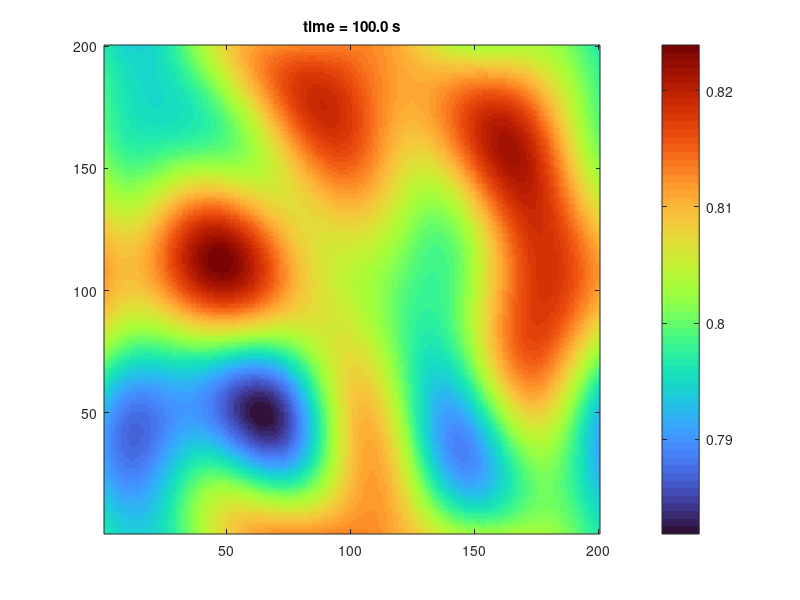

This chart was generated by the following MATLAB code: (Note: this script raises an error after producing the figure.)
clc, clear, close all

% Function Size
Sx = 2; % [m]
Sy = 2; % [m]

% number of point
Nx = 200;
Ny = round(Nx*Sy/Sx);

% Pre-allocate Weather matrix
tmax = 100;
weatherMat = zeros(Nx, Ny, tmax);

numSeed = 321;


figure(88)
axis equal tight
colormap turbo

for t = 1:tmax
    f = 0.015;   % control the randomness  
            % higher = faster randomness (higher noise frequency)
    rand('seed', numSeed)
    % 0.999 to make sure f is less than 1
    nx1 = 1 + floor(0.999*f*Nx);
    nx2 = Nx - nx1 + 1;
    ny1 = 1 + floor(0.999*f*Nx);
    ny2 = Nx - nx1 + 1;
    
    F = rand(Nx,Ny);
    F = fft2(F);   % 2D FFT
    F(nx1:nx2 - 0.5*sin(t/2), :) = 0;
    F(:, ny1:ny2 - 0.5*cos(t/2)) = 0;
    
    F = real(ifft2(F));  % 2D iFFT
    F = F*1.6;
    
    % Function Axes
    dx = Sx/Nx;
    xa = [0.5:Nx-0.5]*dx;
    dy = Sy/Ny;
    ya = [0.5:Ny-0.5]*dy;
    
    % Draw Function
    % imagesc(xa,ya,F.')
    
%     colorbar
    imagesc(F), hold on 
    title(num2str(t,'time = %4.1f s'))
    set(gca, 'YDir', 'normal')
    colorbar
    pause(0.01)
    hold off

    weatherMat(:,:,t) = F;
    

end

set(gca, 'YDir', 'normal')
fileName = "WeatherMat_" + num2str(numSeed) +".mat";
save(fileName, 'weatherMat')
